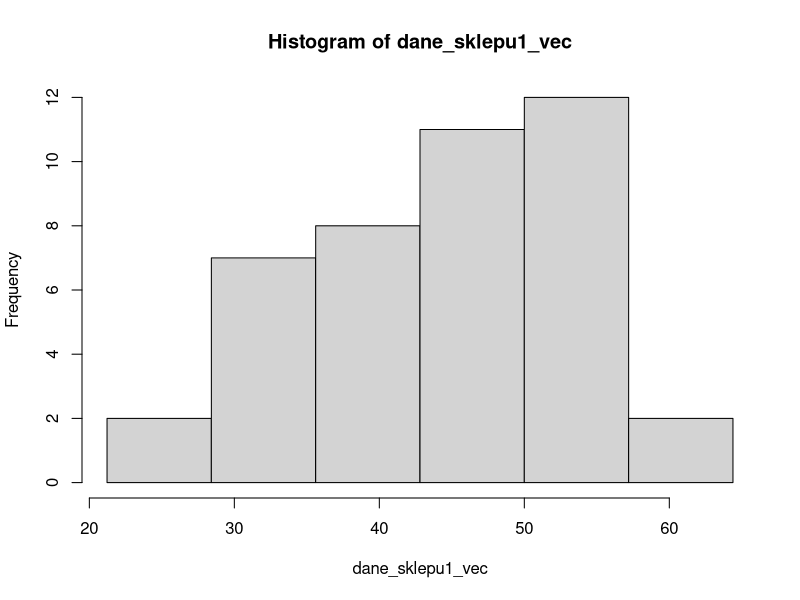
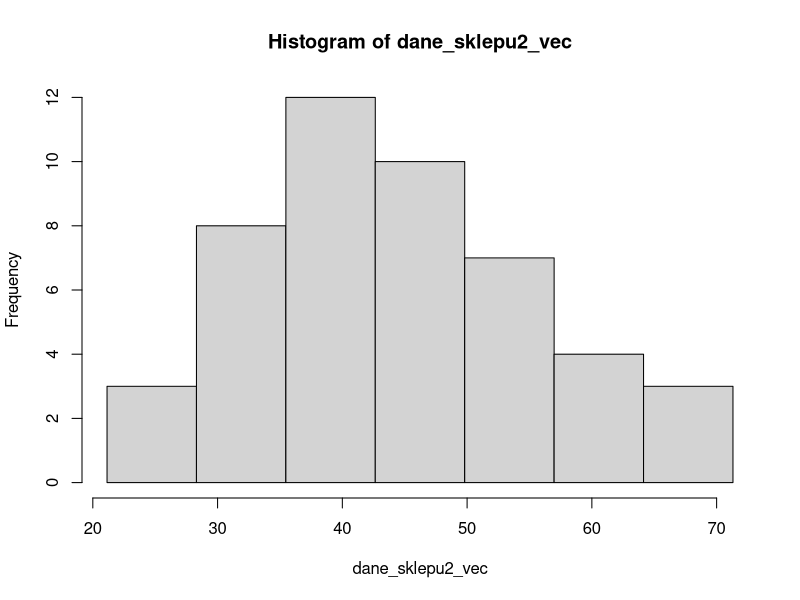

Write R code to recreate these figures, in order.
skosnosc <- function(sred, med, odch)
{
  skosn = 3*(sred-med)/odch
  
  return(skosn)
}

#Funkcja tworzaca wektor przedziałów dla histogramu
#Do funkcji przekazujemy wektor danych
przedzialy_histogramu <- function(vec)
{
  x = round(sqrt(length(vec)))
  war_min <- min(vec)
  
  szer = (max(vec) - war_min)/x
  
  
  vector <- c(war_min)
  
  for (i in 1:x)
  {
    vector <- c(vector, (war_min+(szer*i)))
  }
  
  return(vector)
}

#Funkcja liczaca wariancje obciazona/nieobciazona szeregu rozdzielczego
#Do funkcji kolejno przekazujemy wektory srodkow przedzialow i liczebnosci przedzialow oraz srednia
#Zmienna ob sluzy do wyboru czy chcemy policzyc wariancje obciazona (1) lub nieobciazona (0)
wariancja_rozdzielczy <- function(mids, counts, sred, ob)
{
  if(ob)
  {
    war = sum((mids-sred)^2*counts)/sum(counts)
  }
  else
  {
    war = sum((mids-sred)^2*counts)/(sum(counts)-1)
  }
  
  return(war)
}

#Funkcja liczaca pierwszy i trzeci kwartyl oraz mediane szeregu rozdzielczego
#Do funkcji kolejno przekazujemy wektory granic przedzialow i liczebnosci przedzialow
#Zmienna kwartyl sluzy do wyboru ktory kwartyl chcemy policzyc - 0.25 dla pierwszego, 0.5 dla mediany, 0.75 dla trzeciego
kwartyl_rozdzielczy <- function(breaks, counts, kwartyl)
{
  poz_kwar <- sum(counts)
  if(poz_kwar%%2)
  {
    poz_kwar = (poz_kwar+1)*kwartyl
  }
  else
  {
    poz_kwar = poz_kwar*kwartyl
  }
  
  licz_skumul <- cumsum(counts)
  szuk_przedzial <- findInterval(poz_kwar, licz_skumul)
  
  if(szuk_przedzial==1)
  {
    med = breaks[szuk_przedzial]+(poz_kwar)*((breaks[szuk_przedzial+1]-breaks[szuk_przedzial])/counts[szuk_przedzial])
  }
  else
  {
    med = breaks[szuk_przedzial]+(poz_kwar-licz_skumul[szuk_przedzial-1])*((breaks[szuk_przedzial+1]-breaks[szuk_przedzial])/counts[szuk_przedzial])
  }
  
  return(med)
}

#Funkcja liczaca srednia szeregu rozdzielczego
#Do funkcji kolejno przekazujemy wektory liczebnosci i srodkow przedzialow
srednia_rozdzielczy <- function(counts, mids)
{
  srednia = sum(mids*counts)/sum(counts)
  
  return(srednia)
}

#Funkcja liczaca dominante szeregu rozdzielczego
#Do funkcji kolejno przekazujemy wektory liczebnosci i granic przedzialow
moda_rozdzielczy <- function(counts, breaks)
{
  szuk = max(counts)
  n = which.max(counts)
  
  moda = breaks[n]+(((szuk-counts[n-1])/((szuk-counts[n-1])+(szuk-counts[n+1])))*(breaks[n+1]-breaks[n]))
  
  return(moda)
}

#Funkcja liczaca odchylenie przecietne od sredniej/mediany w szeregu rozdzielczym
#Do funkcji kolejno przekazujemy wektory srodkow i liczebnosci przedzialow
#W zaleznosci od tego, czy przekazemy srednia czy mediane, mozemy policzyc odpowiednie odchylenie przecietne
przecietne_rozdzielczy <- function(mids, counts, x)
{
  odch = sum(abs((mids - x)*counts))/sum(counts)
  
  return(odch)
}

#Funkcja liczaca kurtoze w szeregu rozdzielczym
#Do funkcji kolejno przekazujemy wektory srodkow i liczebnosci przedzialow oraz srednia i odchylenie standardowe obciazone
kurtoza_rozdzielczy <- function(mids, counts, sred, odch)
{
  kurt = (sum(((mids-sred)^4)*counts)/sum(counts))/(odch)^4
  
  return(kurt)
}

#Funkcja liczaca wspolczynnik asymetrii w szeregu rozdzielczym
#Do funkcji kolejno przekazujemy wektory srodkow i liczebnosci przedzialow oraz srednia i odchylenie standardowe obciazone
wspolczynnik_asymetrii_rozdzielczy <- function(mids, counts, sred, odch)
{
  asym = (sum(((mids-sred)^3)*counts)/sum(counts))/(odch)^3
  
  return(asym)
}

# Obciazona - dzielimy przez n, nieobciazona - przez (n - 1)
wariancja_obciazona <- function(vec, sr)
{
  ile <- length(vec)
  w <- sum((vec - sr)^2) / ile
  return(w)
}

# war - wariancja obciążona
odchylenie_obciazone <- function(war)
{
  o <- sqrt(war)
  return(o)
}

moda <- function(vec)
{
  ux <- unique(vec) #tworzy wektor wartosci wystepujacych tylko raz
  
  if(length(ux) == length(vec))
  {
    return("Brak")
  }
  else
  {
    wek_ilosci_powtorzen <- tabulate(match(vec, ux)) #liczy ilosc powtorzen wszystkich elementow
    czy_zduplikowane <- duplicated(wek_ilosci_powtorzen, incomparables = FALSE, fromLast = TRUE)
    poz_mody <- which.max(wek_ilosci_powtorzen)
    
    if(czy_zduplikowane[poz_mody])
    {
      return("Brak")
    }
    else
    {
      return(ux[poz_mody])
    }
  }
}

rozstep <- function(vec)
{
  result <- max(vec) - min(vec)
  return(result)
}

cwiartkowe <- function(q1, q3)
{
  result <- (q3 - q1) / 2
  return(result)
}

przecietne_od_sredniej <- function(vec, sr)
{
  ile <- length(vec)
  m <- sum(abs(vec - sr)) / ile
  return(m)
}

przecietne_od_mediany <- function(vec, med)
{
  ile <- length(vec)
  m <- sum(abs(vec - med)) / ile
  return(m)
}

wspolczynnik_zmiennosci <- function(odch, sred)
{
  v <- (odch / sred) * 100
  return(v)
}

moment_centralny <- function(nr, vec, sr)
{
  ile <- length(vec)
  m <- sum((vec - sr) ^ nr) / ile
  return(m)
}

kurtoza <- function(vec, sr, odch)
{
  k <- moment_centralny(4, vec, sr) / (odch ^ 4)
  return(k)
}

eksces <- function(kurt)
{
  eks <- kurt - 3
  return(eks)
}

wspolczynnik_asymetrii <- function(vec, sr, odch)
{
  k <- moment_centralny(3, vec, sr) / (odch ^ 3)
  return(k)  
}

# sr - srednia proby
# odch - odchylenie standardowe próby
# wsp_ufnosci - poziom ufności podany w treści
przedzial_sredniej <- function(vec, sr, odch, wsp_ufnosci)
{
  if(wsp_ufnosci > 1 || wsp_ufnosci < 0)
    return("niepoprawny poziom ufnosci")
  
  ile <- length(vec)
  
  if(ile < 1)
    return("nie podano zadnych danych")
  
  # Poziom istotności
  alfa <- 1 - wsp_ufnosci
  
  # Różne wzory na podstawie ilości danych - http://wm.pollub.pl/files/77/content/files/3097_estymacja_przedzialowa.pdf
  if(ile <= 30)
  {
    # Model II - nieznane odchylenie populacji, mała próba
    # qt - kwantyl rozkładu t-Studenta
    wart_t_lub_u <- qt(1 - (alfa / 2), ile - 1) * (odch / sqrt(ile - 1))
    
  }
  else
  {
    # Model III - nieznane odchylenie populacji, duża próba
    # qnorm - kwantyl rozkładu normalnego
    wart_t_lub_u <- qnorm(1 - (alfa / 2)) * (odch / sqrt(ile))
  }
  
  przedzial <- c(sr - wart_t_lub_u, sr + wart_t_lub_u)
  return(przedzial)
}

# war - wariancja próby
przedzial_odchylenia <- function(vec, war, wsp_ufnosci)
{
  if(wsp_ufnosci > 1 || wsp_ufnosci < 0)
    return("niepoprawny poziom ufnosci")
  
  ile <- length(vec)
  
  if(ile < 1)
    return("nie podano zadnych danych")
  
  # Poziom istotności
  alfa <- 1 - wsp_ufnosci
  
  if(ile <= 30)
  {
    # Model I - nieznane odchylenie populacji, mała próba
    # qchisq - kwantyl rozkładu chi-kwadrat 
    ns <- ile * war
    przedzial <- c(ns / qchisq(1 - (alfa / 2), ile - 1), ns / qchisq(alfa / 2, ile - 1))
    
    # Przedział jest dla wariancji, więc pierwiastkujemy go
    przedzial <- sqrt(przedzial)
  }
  else
  {
    # Model II - nieznane odchylenie populacji, duża próba
    odch <- sqrt(war)
    wart_u <- qnorm(1 - (alfa / 2)) / sqrt(2 * ile)
    przedzial <- c(odch / (1 + wart_u), odch / (1 - wart_u))
  }
  
  return(przedzial)
}

# przedzial - wektor przedzialu zawierajacy dwa elementy
# wart_do_porownania - wartość do porównania precyzji, np. wyliczona średnia
precyzja_wzgledna <- function(przedzial, wart_do_porownania)
{
  ile <- length(przedzial)
  
  if(ile != 2)
    return("niepoprawny wektor przedzialu")
  
  # Odejmujemy dolną wartość przedziału od górnej
  blad_maksymalny <- (przedzial[2] - przedzial[1]) / 2
  precyzja <- (blad_maksymalny / wart_do_porownania) * 100
  
  if(precyzja < 5)
    return(sprintf("%f%% jest mniejsze od 5%%, wiec mozemy bezpiecznie stwierdzic, ze istnieje podstawy do uogolnienia", precyzja))
  else if(precyzja < 10)
    return(sprintf("%f%% jest miedzy 5%% a 10%%, wiec mozemy stwierdzic, ze istnieja podstawy do uogolnienia, jednak musimy pozostac ostrozni", precyzja))
  else
    return(sprintf("%f%% jest wieksze od 10%%, wiec nalezy odrzucic teze, ze istnieja podstawy do uogolnienia", precyzja))
}

# vec/sr/war/war_nieob - wektor/średnia/wariancja obciążona/ wariancja nieobciążona prób 1 i 2
# alfa - poziom istotności podany w treści (alfa)
# Można również użyć t.test(dane_sklepu1_vec, dane_sklepu2_vec, alternative="greater", var.equal=[TRUE|FALSE], conf.level = 0.95)
test_dwoch_srednich <- function(vec1, vec2, sr1, sr2, war1, war2, war1_nieob, war2_nieob, alfa)
{
  ile1 <- length(vec1)
  ile2 <- length(vec2)
  ile1bez1 <- ile1 - 1
  ile2bez1 <- ile2 - 1
  
  # Najpierw testujemy równość wariancji populacji
  # H0 - są równe
  # H1 - wariancje są różne
  # Korzystamy ze statystyki F-Snedecora
  f <- war1_nieob / war2_nieob
  wart_f <- qf(1 - alfa / 2, ile1 - 1, ile2 - 1)
  
  # Gdy wartość statystyki jest większa od górnej granicy przedziału, nie mamy podstaw do odrzucenia hipotezy, w przeciwnym wypadku odrzucamy
  if(f < wart_f)
  {
    ile1i2bez2 <- ile1 + ile2 - 2
    
    # Test t-Studenta dla grup niezależnych o równej wariancji - http://www-users.mat.umk.pl/~gemini/2mieStat/2012/testy_teoria.pdf
    t <- (sr1 - sr2) / sqrt(((war1 * ile1bez1 + war2 * ile2bez1) * (ile1 + ile2)) / (ile1i2bez2 * ile1 * ile2))
    
    # Liczba stopni swobody przy odczycie - n1 + n2 - 2
    wart_t <- qt(1 - alfa, ile1i2bez2)
    
    # Gdy wartość jest mniejsza od dolnej granicy przedziału, nie ma podstaw do odrzucenia hipotezy
    if(t <= wart_t)
      h <- "Wartosc nie nalezy do przedzialu - przyjmujemy hipoteze zerowa - wartości przeciętne sa rowne."
    else
      h <- "Wartosc nalezy do przedzialu - odrzucamy hipoteze zerowa - wartość przeciętna pierwszego sklepu jest wieksza."
    
    return(sprintf("rowne odchylenia populacji, wiec: statystyka t = %f, przedzial <%f, ∞). %s", t, wart_t, h))
  }
  else
  {
    war_ile1 <- war1 / ile1
    war_ile2 <- war2 / ile2
    
    # Statystyka Cochrana-Coxa, gdyż odchylenia są różne
    C <- (sr1 - sr2) / sqrt(war_ile1 + war_ile2)
    
    # Wzór Cochrana-Coxa
    wart_C <- (war_ile1 * qt(1 - alfa, ile1bez1) + war_ile2 * qt(1 - alfa, ile2bez1)) / (war_ile1 + war_ile2)
    
    if(C <= wart_C)
      h <- "Wartosc nie nalezy do przedzialu - przyjmujemy hipoteze zerowa - wartości przeciętne sa rowne."
    else
      h <- "Wartosc nalezy do przedzialu - odrzucamy hipoteze zerowa - wartość przeciętna pierwszego sklepu jest wieksza."
    
    return(sprintf("rozne odchylenia populacji, wiec: statystyka C = %f, przedzial <%f, ∞). %s", C, wart_C, h))
  }
}

test_kolmogorowa <- function(vec, sr, odch)
{
  ile <- length(vec)
  
  # F0(vec i)
  dystr_rozk_norm <- pnorm(vec, sr, odch)
  
  # Fn(vec i)
  dystr_emp <- 1:ile / ile
  
  # Wartość statystyki ze wzoru
  wart_kryt <- 0.881 / sqrt(ile)
  
  # Wartość statystyki
  dn = max(abs(dystr_emp - dystr_rozk_norm))
  
  if(dn < wart_kryt || dn > 1)
    return("brak podstaw do odrzucenia hipotezy zerowej - rozkład jest normalny.")
  else
    return("odrzucamy hipotezę zerową - rozkład nie jest normalny.")
}

# Wczytanie danych z plików
# setwd("sciezka") gdy nie wczytują się pliki
dane_sklepu_1 <- read.table("sklep1.txt", header=F, dec=",")
dane_sklepu_2 <- read.table("sklep2.txt", header=F, dec=",")

# Przekształcenie ich do posortowanych wektorów
dane_sklepu1_vec <- sort(c(dane_sklepu_1[[1]]))
dane_sklepu2_vec <- sort(c(dane_sklepu_2[[1]]))

# Histogramy
sklep1_hist <- hist(dane_sklepu1_vec, breaks = przedzialy_histogramu(dane_sklepu1_vec))
sklep2_hist <- hist(dane_sklepu2_vec, breaks = przedzialy_histogramu(dane_sklepu2_vec))

# Szeregi szczegółowe
sklep1_sr <- mean(dane_sklepu1_vec)
sklep1_med <- median(dane_sklepu1_vec)
sklep1_q1 <- quantile(dane_sklepu1_vec, 0.25)
sklep1_q3 <- quantile(dane_sklepu1_vec, 0.75)
sklep1_moda <- moda(dane_sklepu1_vec)
sklep1_war <- wariancja_obciazona(dane_sklepu1_vec, sklep1_sr)
sklep1_war_nieob <- var(dane_sklepu1_vec)
sklep1_odch <- odchylenie_obciazone(sklep1_war)
sklep1_odch_nieob <- sd(dane_sklepu1_vec)
sklep1_cwart <- cwiartkowe(sklep1_q1,sklep1_q3)
sklep1_przec_sred <- przecietne_od_sredniej(dane_sklepu1_vec, sklep1_sr)
sklep1_przec_med <- przecietne_od_mediany(dane_sklepu1_vec, sklep1_med)
sklep1_rozstep <- rozstep(dane_sklepu1_vec)
sklep1_wsp_zmien <- wspolczynnik_zmiennosci(sklep1_sr, sklep1_odch)
sklep1_wsp_asym <- wspolczynnik_asymetrii(dane_sklepu1_vec, sklep1_sr, sklep1_odch)
sklep1_wsp_skos <- skosnosc(sklep1_sr, sklep1_med, sklep1_odch)
sklep1_kurt <- kurtoza(dane_sklepu1_vec, sklep1_sr, sklep1_odch)
sklep1_eksc <- eksces(sklep1_kurt)


sklep2_sr <- mean(dane_sklepu2_vec)
sklep2_med <- median(dane_sklepu2_vec)
sklep2_q1 <- quantile(dane_sklepu2_vec, 0.25)
sklep2_q3 <- quantile(dane_sklepu2_vec, 0.75)
sklep2_moda<- moda(dane_sklepu2_vec)
sklep2_war <- wariancja_obciazona(dane_sklepu2_vec, sklep2_sr)
sklep2_war_nieob <- var(dane_sklepu2_vec)
sklep2_odch <- odchylenie_obciazone(sklep2_war)
sklep2_odch_nieob <- sd(dane_sklepu2_vec)
sklep2_cwart <- cwiartkowe(sklep2_q1,sklep2_q3)
sklep2_przec_sred <- przecietne_od_sredniej(dane_sklepu2_vec, sklep2_sr)
sklep2_przec_med <- przecietne_od_mediany(dane_sklepu2_vec, sklep2_med)
sklep2_rozstep <- rozstep(dane_sklepu2_vec)
sklep2_wsp_zmien <- wspolczynnik_zmiennosci(sklep2_sr, sklep2_odch)
sklep2_wsp_asym <- wspolczynnik_asymetrii(dane_sklepu2_vec, sklep2_sr, sklep2_odch)
sklep2_wsp_skos <- skosnosc(sklep2_sr, sklep2_med, sklep2_odch)
sklep2_kurt <- kurtoza(dane_sklepu2_vec, sklep2_sr, sklep2_odch)
sklep2_eksc <- eksces(sklep2_kurt)

# Szeregi rozdzielcze
sklep1_med_r <- kwartyl_rozdzielczy(sklep1_hist$breaks, sklep1_hist$counts, 0.5)
sklep1_sr_r <- srednia_rozdzielczy(sklep1_hist$counts, sklep1_hist$mids)
sklep1_q1_r <- kwartyl_rozdzielczy(sklep1_hist$breaks, sklep1_hist$counts, 0.25)
sklep1_q3_r <- kwartyl_rozdzielczy(sklep1_hist$breaks, sklep1_hist$counts, 0.75)
sklep1_moda_r <- moda_rozdzielczy(sklep1_hist$counts, sklep1_hist$breaks)
sklep1_war_ob_r <- wariancja_rozdzielczy(sklep1_hist$mids, sklep1_hist$counts, sklep1_sr_r, 1)
sklep1_war_nob_r <- wariancja_rozdzielczy(sklep1_hist$mids, sklep1_hist$counts, sklep1_sr_r, 0)
sklep1_odch_ob_r <- sqrt(sklep1_war_ob_r)
sklep1_odch_nob_r <- sqrt(sklep1_war_nob_r)
sklep1_odch_cwr_r <- cwiartkowe(sklep1_q1_r, sklep1_q3_r)
sklep1_odch_sr_r <- przecietne_rozdzielczy(sklep1_hist$mids, sklep1_hist$counts, sklep1_sr_r)
sklep1_odch_med_r <- przecietne_rozdzielczy(sklep1_hist$mids, sklep1_hist$counts, sklep1_med_r)
sklep1_rozstep_r <- rozstep(sklep1_hist$breaks)
sklep1_wsp_zmien_r <- wspolczynnik_zmiennosci(sklep1_sr_r, sklep1_odch_ob_r)
sklep1_wsp_asym_r <- wspolczynnik_asymetrii_rozdzielczy(sklep1_hist$mids, sklep1_hist$counts, sklep1_sr_r, sklep1_odch_ob_r)
sklep1_skosn <- skosnosc(sklep1_sr_r, sklep1_med_r, sklep1_odch_ob_r)
sklep1_kurt_r <- kurtoza_rozdzielczy(sklep1_hist$mids, sklep1_hist$counts, sklep1_sr_r, sklep1_odch_ob_r)
sklep1_eksc_r <- eksces(sklep1_kurt_r)

sklep2_med_r <- kwartyl_rozdzielczy(sklep2_hist$breaks, sklep2_hist$counts, 0.5)
sklep2_sr_r <- srednia_rozdzielczy(sklep2_hist$counts, sklep2_hist$mids)
sklep2_q1_r <- kwartyl_rozdzielczy(sklep2_hist$breaks, sklep2_hist$counts, 0.25)
sklep2_q3_r <- kwartyl_rozdzielczy(sklep2_hist$breaks, sklep2_hist$counts, 0.75)
sklep2_moda_r <- moda_rozdzielczy(sklep2_hist$counts, sklep2_hist$breaks)
sklep2_war_ob_r <- wariancja_rozdzielczy(sklep2_hist$mids, sklep2_hist$counts, sklep2_sr_r, 1)
sklep2_war_nob_r <- wariancja_rozdzielczy(sklep2_hist$mids, sklep2_hist$counts, sklep2_sr_r, 0)
sklep2_odch_ob_r <- sqrt(sklep2_war_ob_r)
sklep2_odch_nob_r <- sqrt(sklep2_war_nob_r)
sklep2_odch_cwr_r <- cwiartkowe(sklep2_q1_r, sklep2_q3_r)
sklep2_odch_sr_r <- przecietne_rozdzielczy(sklep2_hist$mids, sklep2_hist$counts, sklep2_sr_r)
sklep2_odch_med_r <- przecietne_rozdzielczy(sklep2_hist$mids, sklep2_hist$counts, sklep2_med_r)
sklep2_rozstep_r <- rozstep(sklep2_hist$breaks)
sklep2_wsp_zmien_r <- wspolczynnik_zmiennosci(sklep2_sr_r, sklep2_odch_ob_r)
sklep2_wsp_asym_r <- wspolczynnik_asymetrii_rozdzielczy(sklep2_hist$mids, sklep2_hist$counts, sklep2_sr_r, sklep2_odch_ob_r)
sklep2_skosn <- skosnosc(sklep2_sr_r, sklep2_med_r, sklep2_odch_ob_r)
sklep2_kurt_r <- kurtoza_rozdzielczy(sklep2_hist$mids, sklep2_hist$counts, sklep2_sr_r, sklep2_odch_ob_r)
sklep2_eksc_r <- eksces(sklep2_kurt_r)

# Zad 2

wynik_kolmogorowa_1 <- test_kolmogorowa(dane_sklepu2_vec, sklep2_sr, sklep2_odch)
wynik_kolmogorowa_2 <- test_kolmogorowa(dane_sklepu2_vec, sklep2_sr, sklep2_odch)

# Zad 3

sklep1_przedzial_sredniej <- przedzial_sredniej(dane_sklepu1_vec, sklep1_sr, sklep1_odch, 0.95)
sklep1_precyzja_wzgledna <- precyzja_wzgledna(sklep1_przedzial_sredniej, sklep1_sr)

# Zad 4

sklep2_przedzial_odchylenia <- przedzial_odchylenia(dane_sklepu2_vec, sklep2_war, 0.95)
sklep2_precyzja_wzgledna <- precyzja_wzgledna(sklep2_przedzial_odchylenia, sklep2_odch)

# Zad 5
wynik_testu <- test_dwoch_srednich(dane_sklepu1_vec, dane_sklepu2_vec, sklep1_sr, sklep2_sr, sklep1_war, sklep2_war, sklep1_war_nieob, sklep2_war_nieob, 0.05)


#formatowanie

#zaokraglanie liczb, aby zmiescily sie w odpowiednich kolumnach
# Szeregi szczegółowe
sklep1_sr <- round(sklep1_sr,3)
sklep1_med <- round(sklep1_med,3)
if(sklep1_moda != "Brak") sklep1_moda <- round(sklep1_moda,3)
sklep1_q1 <- round(sklep1_q1,3)
sklep1_q3 <- round(sklep1_q3,3)
sklep1_war <- round(sklep1_war,3)
sklep1_war_nieob <- round(sklep1_war_nieob,3)
sklep1_odch <- round(sklep1_odch,3)
sklep1_odch_nieob <- round(sklep1_odch_nieob,3)
sklep1_cwart <- round(sklep1_cwart,3)
sklep1_przec_sred <- round(sklep1_przec_sred,3)
sklep1_przec_med <- round(sklep1_przec_med,3)
sklep1_rozstep <- round(sklep1_rozstep,3)
sklep1_wsp_zmien <- round(sklep1_wsp_zmien,3)
sklep1_wsp_asym <- round(sklep1_wsp_asym,3)
sklep1_wsp_skos <- round(sklep1_wsp_skos,3)
sklep1_kurt <- round(sklep1_kurt,3)
sklep1_eksc <- round(sklep1_eksc,3)


sklep2_sr <- round(sklep2_sr,3)
sklep2_med <- round(sklep2_med,3)
if(sklep2_moda != "Brak") sklep2_moda<- round(sklep2_moda,3)
sklep2_q1 <- round(sklep2_q1,3)
sklep2_q3 <- round(sklep2_q3,3)
sklep2_war <- round(sklep2_war,3)
sklep2_war_nieob <- round(sklep2_war_nieob,3)
sklep2_odch <- round(sklep2_odch,3)
sklep2_odch_nieob <-round(sklep2_odch_nieob,3)
sklep2_cwart <- round(sklep2_cwart,3)
sklep2_przec_sred <- round(sklep2_przec_sred,3)
sklep2_przec_med <- round(sklep2_przec_med,3)
sklep2_rozstep <- round(sklep2_rozstep,3)
sklep2_wsp_zmien <- round(sklep2_wsp_zmien,3)
sklep2_wsp_asym <- round(sklep2_wsp_asym,3)
sklep2_wsp_skos <-round(sklep2_wsp_skos,3)
sklep2_kurt <- round(sklep2_kurt,3)
sklep2_eksc <- round(sklep2_eksc,3)

# Szeregi rozdzielcze
sklep1_sr_r <- round(sklep1_sr_r,3)
sklep1_med_r <- round(sklep1_med_r,3)
sklep1_moda_r <- round(sklep1_moda_r,3)
sklep1_q1_r <- round(sklep1_q1_r,3)
sklep1_q3_r <- round(sklep1_q3_r,3)
sklep1_war_ob_r <- round(sklep1_war_ob_r,3)
sklep1_war_nob_r <- round(sklep1_war_nob_r,3)
sklep1_odch_ob_r <- round(sklep1_odch_ob_r,3)
sklep1_odch_nob_r <- round(sklep1_odch_nob_r,3)
sklep1_odch_cwr_r <- round(sklep1_odch_cwr_r,3)
sklep1_odch_sr_r <- round(sklep1_odch_sr_r,3)
sklep1_odch_med_r <- round(sklep1_odch_med_r,3)
sklep1_rozstep_r <- round(sklep1_rozstep_r,3)
sklep1_wsp_zmien_r <- round(sklep1_wsp_zmien_r,3)
sklep1_wsp_asym_r <- round(sklep1_wsp_asym_r,3)
sklep1_skosn <-  round(sklep1_skosn,3)
sklep1_kurt_r <- round(sklep1_kurt_r,3)
sklep1_eksc_r <- round(sklep1_eksc_r,3)

sklep2_sr_r <- round(sklep2_sr_r ,3)
sklep2_med_r <- round(sklep2_med_r,3)
sklep2_moda_r <- round(sklep2_moda_r,3)
sklep2_q1_r <- round(sklep2_q1_r,3)
sklep2_q3_r <- round(sklep2_q3_r,3)
sklep2_war_ob_r <- round(sklep2_war_ob_r,3)
sklep2_war_nob_r <- round(sklep2_war_nob_r,3)
sklep2_odch_ob_r <- round(sklep2_odch_ob_r,3)
sklep2_odch_nob_r <- round(sklep2_odch_nob_r,3)
sklep2_odch_cwr_r <- round(sklep2_odch_cwr_r,3)
sklep2_odch_sr_r <- round(sklep2_odch_sr_r,3)
sklep2_odch_med_r <- round(sklep2_odch_med_r,3)
sklep2_rozstep_r <- round(sklep2_rozstep_r,3)
sklep2_wsp_zmien_r <- round(sklep2_wsp_zmien_r,3)
sklep2_wsp_asym_r <- round(sklep2_wsp_asym_r,3)
sklep2_skosn <-  round(sklep2_skosn,3)
sklep2_kurt_r <- round(sklep2_kurt_r,3)
sklep2_eksc_r <- round(sklep2_eksc_r,3)

#tworzenie ramki danych
zad1opis <- c("srednia                            ",
              "mediana                            ",
              "moda/dominanta                     ",
              "Kwartyl pierwszy                   ",
              "Kwartyl trzeci                     ",
              "Wariancja obciazona                ",
              "Wariancja nieobciazona             ",
              "Odchylenie standardowe obciazone   ",
              "Odchylenie standardowe nieobciazone",
              "Odchylenie cwiartkowe              ",
              "Odchylenie przecietne od sredniej  ",
              "Odchylenie przecietne od mediany   ",
              "Rozstep                            ",
              "Wspolczynnik zmiennosci            ",
              "Wspolczynnik asymetrii             ",
              "Skosnosc                           ",
              "Kurtoza                            ",
              "Eksces                             ")

#wektory tworzace kolumny
S1_szczeg <- c(sklep1_sr ,sklep1_med ,sklep1_moda ,sklep1_q1 ,
               sklep1_q3 ,sklep1_war ,sklep1_war_nieob ,sklep1_odch ,
               sklep1_odch_nieob ,sklep1_cwart ,sklep1_przec_sred ,
               sklep1_przec_med ,sklep1_rozstep ,paste(sklep1_wsp_zmien, "%") ,
               sklep1_wsp_asym ,sklep1_wsp_skos ,sklep1_kurt ,sklep1_eksc )


S2_szczeg <- c(sklep2_sr ,sklep2_med ,sklep2_moda,sklep2_q1 ,sklep2_q3 ,
               sklep2_war ,sklep2_war_nieob ,sklep2_odch ,sklep2_odch_nieob ,
               sklep2_cwart ,sklep2_przec_sred ,sklep2_przec_med ,
               sklep2_rozstep ,paste(sklep2_wsp_zmien, "%") ,sklep2_wsp_asym ,
               sklep2_wsp_skos ,sklep2_kurt ,sklep2_eksc )

S1_rozdz <- c(sklep1_sr_r ,sklep1_med_r ,sklep1_moda_r ,sklep1_q1_r ,
              sklep1_q3_r ,sklep1_war_ob_r ,sklep1_war_nob_r ,
              sklep1_odch_ob_r ,sklep1_odch_nob_r ,sklep1_odch_cwr_r ,
              sklep1_odch_sr_r ,sklep1_odch_med_r ,sklep1_rozstep_r ,
              paste(sklep1_wsp_zmien_r, "%") ,sklep1_wsp_asym_r,sklep1_skosn,sklep1_kurt_r ,sklep1_eksc_r)


S2_rozdz <- c(sklep2_sr_r ,sklep2_med_r ,sklep2_moda_r , paste(sklep2_q1_r) ,
              sklep2_q3_r ,sklep2_war_ob_r ,sklep2_war_nob_r ,
              sklep2_odch_ob_r ,sklep2_odch_nob_r , paste(sklep2_odch_cwr_r),
              sklep2_odch_sr_r ,sklep2_odch_med_r ,sklep2_rozstep_r ,
              paste(sklep2_wsp_zmien_r, "%") ,sklep2_wsp_asym_r,sklep2_skosn,sklep2_kurt_r ,sklep2_eksc_r)



zad1 <- data.frame(opis = zad1opis, S1_szczeg, S2_szczeg,S1_rozdz,S2_rozdz)

zad2 <-  c(paste("Wynik testu Kolmogorowa - Lillieforse'a dla zestawu danych sklepu 1 (H0 - podane dane mają rozkład normalny H1 - nie mają): ",  wynik_kolmogorowa_1),
           paste("Wynik testu Kolmogorowa - Lillieforse'a dla zestawu danych sklepu 2 (H0 - podane dane mają rozkład normalny H1 - nie mają): ",  wynik_kolmogorowa_2))

zad3 <-  c(paste("Przedzial sredniej: (", sklep1_przedzial_sredniej[1]," , ", sklep1_przedzial_sredniej[2], ")"),
           paste("Precyzja wzgledna: ", sklep1_precyzja_wzgledna))

zad4 <-  c(paste( "Przedzial odchylenia: (" , sklep2_przedzial_odchylenia[1] , " , " , sklep2_przedzial_odchylenia[2] ,  ")"),
  paste("Precyzja wzgledna: ", sklep2_precyzja_wzgledna))

zad5 <-  c("Czy na poziomie istotnosci 0.05 mozna twierdzic, ze wartosc miesiecznych wydatkow, na jedna osobe, na pieczywo i produkty zbozowe sa wieksze dla klientow pierwszego marketu (sformulowac i zweryfikowac odpowiednia hipoteze)?",
           "H0 - m1 = m2",
           "H1 - m1 > m2",
           paste("Wynik testu: ", wynik_testu))


zad1
zad2
zad3
zad4
zad5
